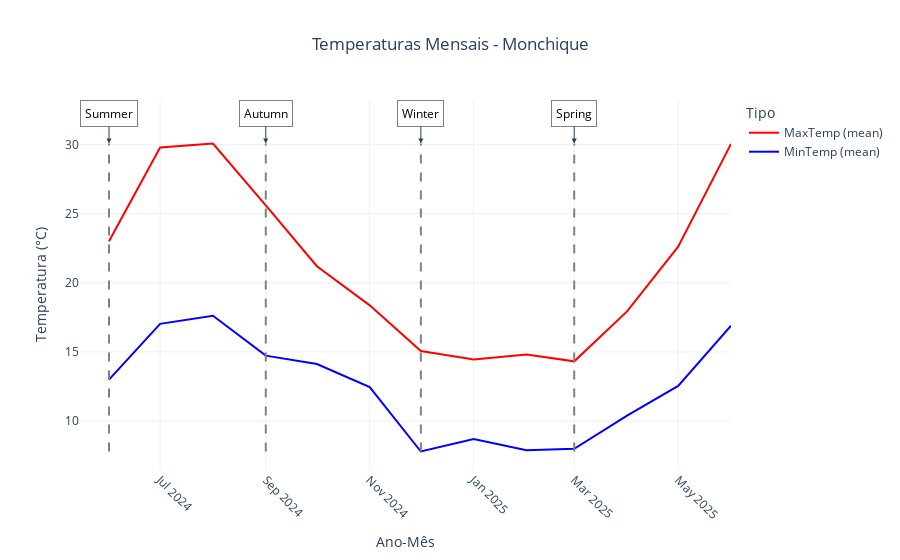
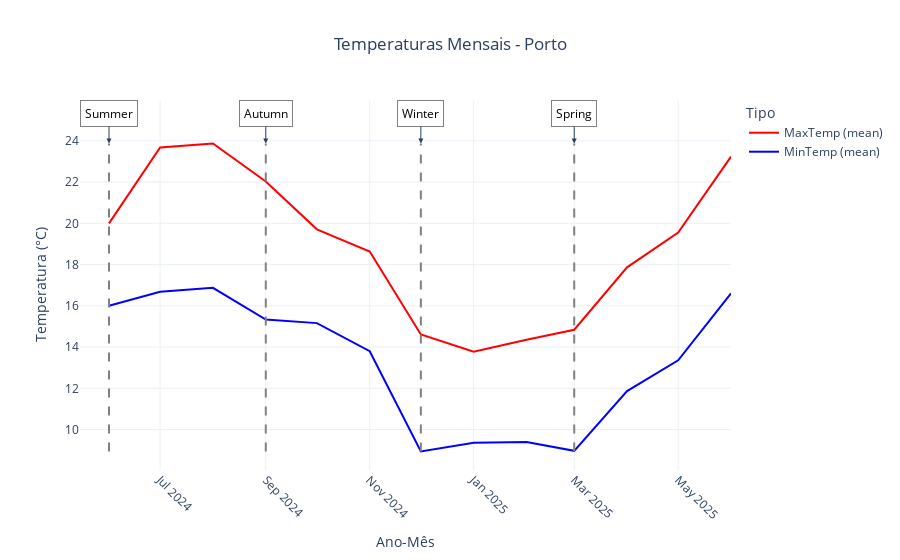
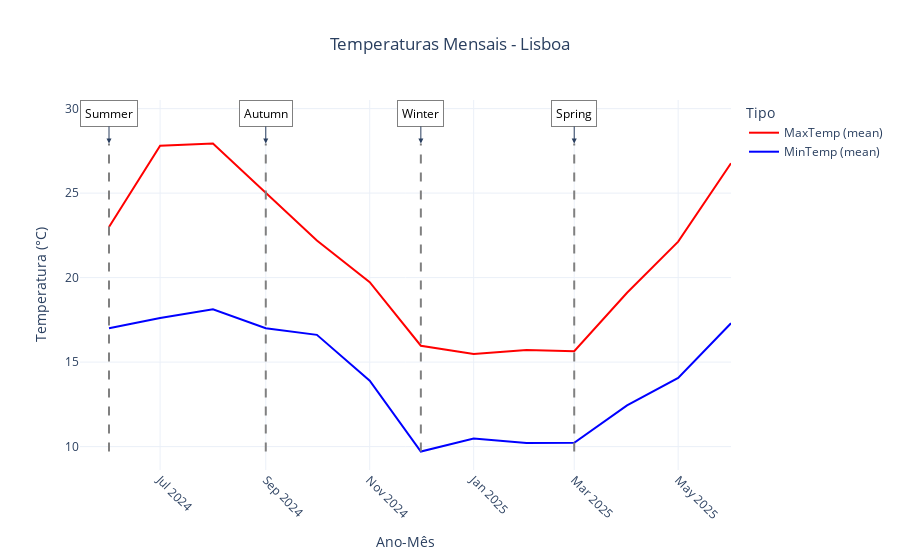
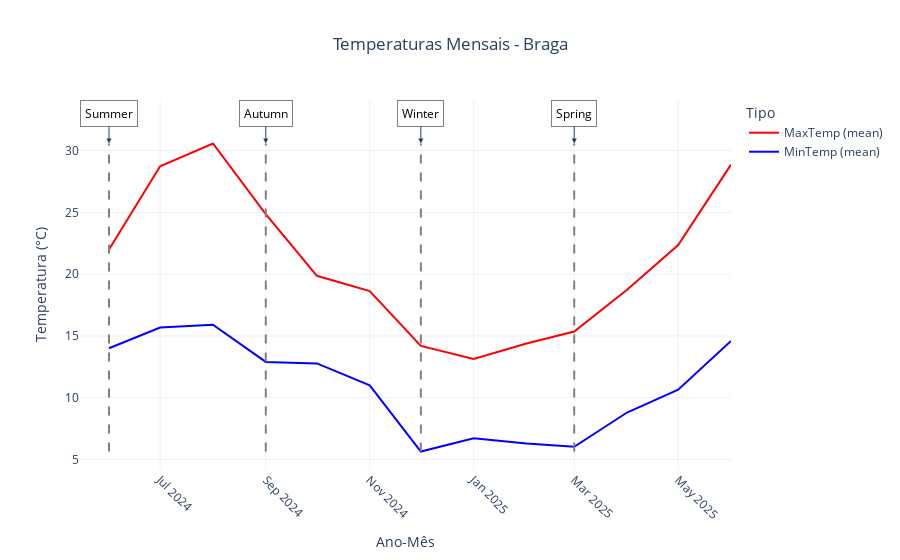

Notebook source saved alongside these figures, in order:
### Code cell
# Exemplo de uso:
cidades_lista = ['Monchique','Porto', 'Lisboa', 'Braga', 'Setubal']
weatherClassifier.plot_temperaturas(cidades_lista, df_resumo_mensal)

### Figure 1 — Plotly figure (JSON) as saved in the notebook; plotly's stock layout.template omitted (floating-point values rounded to 4 significant figures)
{"data": [{"hovertemplate": "Tipo=media_maxtemp<br>Ano-Mês=%{x}<br>Temperatura (°C)=%{y}<extra></extra>", "legendgroup": "media_maxtemp", "line": {"color": "red", "dash": "solid"}, "marker": {"symbol": "circle"}, "mode": "lines", "name": "MaxTemp (mean)", "orientation": "v", "showlegend": true, "type": "scatter", "x": ["2024-06", "2024-07", "2024-08", "2024-09", "2024-10", "2024-11", "2024-12", "2025-01", "2025-02", "2025-03", "2025-04", "2025-05", "2025-06"], "xaxis": "x", "y": [23.0, 29.77, 30.06, 25.6, 21.19, 18.37, 15.06, 14.45, 14.82, 14.32, 17.93, 22.61, 30.03], "yaxis": "y"}, {"hovertemplate": "Tipo=media_mintemp<br>Ano-Mês=%{x}<br>Temperatura (°C)=%{y}<extra></extra>", "legendgroup": "media_mintemp", "line": {"color": "blue", "dash": "solid"}, "marker": {"symbol": "circle"}, "mode": "lines", "name": "MinTemp (mean)", "orientation": "v", "showlegend": true, "type": "scatter", "x": ["2024-06", "2024-07", "2024-08", "2024-09", "2024-10", "2024-11", "2024-12", "2025-01", "2025-02", "2025-03", "2025-04", "2025-05", "2025-06"], "xaxis": "x", "y": [13.0, 17.03, 17.61, 14.73, 14.13, 12.47, 7.806, 8.71, 7.893, 8.0, 10.4, 12.55, 16.9], "yaxis": "y"}], "layout": {"annotations": [{"arrowhead": 2, "ax": 0, "ay": -30, "bgcolor": "white", "bordercolor": "gray", "borderpad": 4, "borderwidth": 1, "font": {"color": "black", "size": 12}, "showarrow": true, "text": "Summer", "x": "2024-06", "y": 30.06}, {"arrowhead": 2, "ax": 0, "ay": -30, "bgcolor": "white", "bordercolor": "gray", "borderpad": 4, "borderwidth": 1, "font": {"color": "black", "size": 12}, "showarrow": true, "text": "Autumn", "x": "2024-09", "y": 30.06}, {"arrowhead": 2, "ax": 0, "ay": -30, "bgcolor": "white", "bordercolor": "gray", "borderpad": 4, "borderwidth": 1, "font": {"color": "black", "size": 12}, "showarrow": true, "text": "Winter", "x": "2024-12", "y": 30.06}, {"arrowhead": 2, "ax": 0, "ay": -30, "bgcolor": "white", "bordercolor": "gray", "borderpad": 4, "borderwidth": 1, "font": {"color": "black", "size": 12}, "showarrow": true, "text": "Spring", "x": "2025-03", "y": 30.06}], "legend": {"title": {"text": "Tipo"}, "tracegroupgap": 0}, "shapes": [{"line": {"color": "gray", "dash": "dash", "width": 2}, "type": "line", "x0": "2024-06", "x1": "2024-06", "xref": "x", "y0": 7.806, "y1": 30.06, "yref": "y"}, {"line": {"color": "gray", "dash": "dash", "width": 2}, "type": "line", "x0": "2024-09", "x1": "2024-09", "xref": "x", "y0": 7.806, "y1": 30.06, "yref": "y"}, {"line": {"color": "gray", "dash": "dash", "width": 2}, "type": "line", "x0": "2024-12", "x1": "2024-12", "xref": "x", "y0": 7.806, "y1": 30.06, "yref": "y"}, {"line": {"color": "gray", "dash": "dash", "width": 2}, "type": "line", "x0": "2025-03", "x1": "2025-03", "xref": "x", "y0": 7.806, "y1": 30.06, "yref": "y"}], "title": {"text": "Temperaturas Mensais - Monchique", "x": 0.5, "xanchor": "center"}, "xaxis": {"anchor": "y", "domain": [0, 1], "tickangle": 45, "title": {"text": "Ano-Mês"}}, "yaxis": {"anchor": "x", "domain": [0, 1], "title": {"text": "Temperatura (°C)"}}}}

### Figure 2 — Plotly figure (JSON) as saved in the notebook; plotly's stock layout.template omitted (floating-point values rounded to 4 significant figures)
{"data": [{"hovertemplate": "Tipo=media_maxtemp<br>Ano-Mês=%{x}<br>Temperatura (°C)=%{y}<extra></extra>", "legendgroup": "media_maxtemp", "line": {"color": "red", "dash": "solid"}, "marker": {"symbol": "circle"}, "mode": "lines", "name": "MaxTemp (mean)", "orientation": "v", "showlegend": true, "type": "scatter", "x": ["2024-06", "2024-07", "2024-08", "2024-09", "2024-10", "2024-11", "2024-12", "2025-01", "2025-02", "2025-03", "2025-04", "2025-05", "2025-06"], "xaxis": "x", "y": [20.0, 23.68, 23.87, 22.03, 19.71, 18.63, 14.61, 13.77, 14.36, 14.84, 17.87, 19.55, 23.23], "yaxis": "y"}, {"hovertemplate": "Tipo=media_mintemp<br>Ano-Mês=%{x}<br>Temperatura (°C)=%{y}<extra></extra>", "legendgroup": "media_mintemp", "line": {"color": "blue", "dash": "solid"}, "marker": {"symbol": "circle"}, "mode": "lines", "name": "MinTemp (mean)", "orientation": "v", "showlegend": true, "type": "scatter", "x": ["2024-06", "2024-07", "2024-08", "2024-09", "2024-10", "2024-11", "2024-12", "2025-01", "2025-02", "2025-03", "2025-04", "2025-05", "2025-06"], "xaxis": "x", "y": [16.0, 16.68, 16.87, 15.33, 15.16, 13.8, 8.935, 9.355, 9.393, 8.968, 11.87, 13.35, 16.6], "yaxis": "y"}], "layout": {"annotations": [{"arrowhead": 2, "ax": 0, "ay": -30, "bgcolor": "white", "bordercolor": "gray", "borderpad": 4, "borderwidth": 1, "font": {"color": "black", "size": 12}, "showarrow": true, "text": "Summer", "x": "2024-06", "y": 23.87}, {"arrowhead": 2, "ax": 0, "ay": -30, "bgcolor": "white", "bordercolor": "gray", "borderpad": 4, "borderwidth": 1, "font": {"color": "black", "size": 12}, "showarrow": true, "text": "Autumn", "x": "2024-09", "y": 23.87}, {"arrowhead": 2, "ax": 0, "ay": -30, "bgcolor": "white", "bordercolor": "gray", "borderpad": 4, "borderwidth": 1, "font": {"color": "black", "size": 12}, "showarrow": true, "text": "Winter", "x": "2024-12", "y": 23.87}, {"arrowhead": 2, "ax": 0, "ay": -30, "bgcolor": "white", "bordercolor": "gray", "borderpad": 4, "borderwidth": 1, "font": {"color": "black", "size": 12}, "showarrow": true, "text": "Spring", "x": "2025-03", "y": 23.87}], "legend": {"title": {"text": "Tipo"}, "tracegroupgap": 0}, "shapes": [{"line": {"color": "gray", "dash": "dash", "width": 2}, "type": "line", "x0": "2024-06", "x1": "2024-06", "xref": "x", "y0": 8.935, "y1": 23.87, "yref": "y"}, {"line": {"color": "gray", "dash": "dash", "width": 2}, "type": "line", "x0": "2024-09", "x1": "2024-09", "xref": "x", "y0": 8.935, "y1": 23.87, "yref": "y"}, {"line": {"color": "gray", "dash": "dash", "width": 2}, "type": "line", "x0": "2024-12", "x1": "2024-12", "xref": "x", "y0": 8.935, "y1": 23.87, "yref": "y"}, {"line": {"color": "gray", "dash": "dash", "width": 2}, "type": "line", "x0": "2025-03", "x1": "2025-03", "xref": "x", "y0": 8.935, "y1": 23.87, "yref": "y"}], "title": {"text": "Temperaturas Mensais - Porto", "x": 0.5, "xanchor": "center"}, "xaxis": {"anchor": "y", "domain": [0, 1], "tickangle": 45, "title": {"text": "Ano-Mês"}}, "yaxis": {"anchor": "x", "domain": [0, 1], "title": {"text": "Temperatura (°C)"}}}}

### Figure 3 — Plotly figure (JSON) as saved in the notebook; plotly's stock layout.template omitted (floating-point values rounded to 4 significant figures)
{"data": [{"hovertemplate": "Tipo=media_maxtemp<br>Ano-Mês=%{x}<br>Temperatura (°C)=%{y}<extra></extra>", "legendgroup": "media_maxtemp", "line": {"color": "red", "dash": "solid"}, "marker": {"symbol": "circle"}, "mode": "lines", "name": "MaxTemp (mean)", "orientation": "v", "showlegend": true, "type": "scatter", "x": ["2024-06", "2024-07", "2024-08", "2024-09", "2024-10", "2024-11", "2024-12", "2025-01", "2025-02", "2025-03", "2025-04", "2025-05", "2025-06"], "xaxis": "x", "y": [23.0, 27.81, 27.94, 25.03, 22.19, 19.73, 15.97, 15.48, 15.71, 15.65, 19.1, 22.13, 26.77], "yaxis": "y"}, {"hovertemplate": "Tipo=media_mintemp<br>Ano-Mês=%{x}<br>Temperatura (°C)=%{y}<extra></extra>", "legendgroup": "media_mintemp", "line": {"color": "blue", "dash": "solid"}, "marker": {"symbol": "circle"}, "mode": "lines", "name": "MinTemp (mean)", "orientation": "v", "showlegend": true, "type": "scatter", "x": ["2024-06", "2024-07", "2024-08", "2024-09", "2024-10", "2024-11", "2024-12", "2025-01", "2025-02", "2025-03", "2025-04", "2025-05", "2025-06"], "xaxis": "x", "y": [17.0, 17.61, 18.13, 17.0, 16.61, 13.9, 9.71, 10.48, 10.21, 10.23, 12.43, 14.06, 17.3], "yaxis": "y"}], "layout": {"annotations": [{"arrowhead": 2, "ax": 0, "ay": -30, "bgcolor": "white", "bordercolor": "gray", "borderpad": 4, "borderwidth": 1, "font": {"color": "black", "size": 12}, "showarrow": true, "text": "Summer", "x": "2024-06", "y": 27.94}, {"arrowhead": 2, "ax": 0, "ay": -30, "bgcolor": "white", "bordercolor": "gray", "borderpad": 4, "borderwidth": 1, "font": {"color": "black", "size": 12}, "showarrow": true, "text": "Autumn", "x": "2024-09", "y": 27.94}, {"arrowhead": 2, "ax": 0, "ay": -30, "bgcolor": "white", "bordercolor": "gray", "borderpad": 4, "borderwidth": 1, "font": {"color": "black", "size": 12}, "showarrow": true, "text": "Winter", "x": "2024-12", "y": 27.94}, {"arrowhead": 2, "ax": 0, "ay": -30, "bgcolor": "white", "bordercolor": "gray", "borderpad": 4, "borderwidth": 1, "font": {"color": "black", "size": 12}, "showarrow": true, "text": "Spring", "x": "2025-03", "y": 27.94}], "legend": {"title": {"text": "Tipo"}, "tracegroupgap": 0}, "shapes": [{"line": {"color": "gray", "dash": "dash", "width": 2}, "type": "line", "x0": "2024-06", "x1": "2024-06", "xref": "x", "y0": 9.71, "y1": 27.94, "yref": "y"}, {"line": {"color": "gray", "dash": "dash", "width": 2}, "type": "line", "x0": "2024-09", "x1": "2024-09", "xref": "x", "y0": 9.71, "y1": 27.94, "yref": "y"}, {"line": {"color": "gray", "dash": "dash", "width": 2}, "type": "line", "x0": "2024-12", "x1": "2024-12", "xref": "x", "y0": 9.71, "y1": 27.94, "yref": "y"}, {"line": {"color": "gray", "dash": "dash", "width": 2}, "type": "line", "x0": "2025-03", "x1": "2025-03", "xref": "x", "y0": 9.71, "y1": 27.94, "yref": "y"}], "title": {"text": "Temperaturas Mensais - Lisboa", "x": 0.5, "xanchor": "center"}, "xaxis": {"anchor": "y", "domain": [0, 1], "tickangle": 45, "title": {"text": "Ano-Mês"}}, "yaxis": {"anchor": "x", "domain": [0, 1], "title": {"text": "Temperatura (°C)"}}}}

### Figure 4 — Plotly figure (JSON) as saved in the notebook; plotly's stock layout.template omitted (floating-point values rounded to 4 significant figures)
{"data": [{"hovertemplate": "Tipo=media_maxtemp<br>Ano-Mês=%{x}<br>Temperatura (°C)=%{y}<extra></extra>", "legendgroup": "media_maxtemp", "line": {"color": "red", "dash": "solid"}, "marker": {"symbol": "circle"}, "mode": "lines", "name": "MaxTemp (mean)", "orientation": "v", "showlegend": true, "type": "scatter", "x": ["2024-06", "2024-07", "2024-08", "2024-09", "2024-10", "2024-11", "2024-12", "2025-01", "2025-02", "2025-03", "2025-04", "2025-05", "2025-06"], "xaxis": "x", "y": [22.0, 28.74, 30.58, 24.87, 19.87, 18.63, 14.19, 13.13, 14.39, 15.35, 18.73, 22.35, 28.87], "yaxis": "y"}, {"hovertemplate": "Tipo=media_mintemp<br>Ano-Mês=%{x}<br>Temperatura (°C)=%{y}<extra></extra>", "legendgroup": "media_mintemp", "line": {"color": "blue", "dash": "solid"}, "marker": {"symbol": "circle"}, "mode": "lines", "name": "MinTemp (mean)", "orientation": "v", "showlegend": true, "type": "scatter", "x": ["2024-06", "2024-07", "2024-08", "2024-09", "2024-10", "2024-11", "2024-12", "2025-01", "2025-02", "2025-03", "2025-04", "2025-05", "2025-06"], "xaxis": "x", "y": [14.0, 15.68, 15.9, 12.9, 12.77, 11.0, 5.645, 6.71, 6.286, 6.032, 8.8, 10.65, 14.6], "yaxis": "y"}], "layout": {"annotations": [{"arrowhead": 2, "ax": 0, "ay": -30, "bgcolor": "white", "bordercolor": "gray", "borderpad": 4, "borderwidth": 1, "font": {"color": "black", "size": 12}, "showarrow": true, "text": "Summer", "x": "2024-06", "y": 30.58}, {"arrowhead": 2, "ax": 0, "ay": -30, "bgcolor": "white", "bordercolor": "gray", "borderpad": 4, "borderwidth": 1, "font": {"color": "black", "size": 12}, "showarrow": true, "text": "Autumn", "x": "2024-09", "y": 30.58}, {"arrowhead": 2, "ax": 0, "ay": -30, "bgcolor": "white", "bordercolor": "gray", "borderpad": 4, "borderwidth": 1, "font": {"color": "black", "size": 12}, "showarrow": true, "text": "Winter", "x": "2024-12", "y": 30.58}, {"arrowhead": 2, "ax": 0, "ay": -30, "bgcolor": "white", "bordercolor": "gray", "borderpad": 4, "borderwidth": 1, "font": {"color": "black", "size": 12}, "showarrow": true, "text": "Spring", "x": "2025-03", "y": 30.58}], "legend": {"title": {"text": "Tipo"}, "tracegroupgap": 0}, "shapes": [{"line": {"color": "gray", "dash": "dash", "width": 2}, "type": "line", "x0": "2024-06", "x1": "2024-06", "xref": "x", "y0": 5.645, "y1": 30.58, "yref": "y"}, {"line": {"color": "gray", "dash": "dash", "width": 2}, "type": "line", "x0": "2024-09", "x1": "2024-09", "xref": "x", "y0": 5.645, "y1": 30.58, "yref": "y"}, {"line": {"color": "gray", "dash": "dash", "width": 2}, "type": "line", "x0": "2024-12", "x1": "2024-12", "xref": "x", "y0": 5.645, "y1": 30.58, "yref": "y"}, {"line": {"color": "gray", "dash": "dash", "width": 2}, "type": "line", "x0": "2025-03", "x1": "2025-03", "xref": "x", "y0": 5.645, "y1": 30.58, "yref": "y"}], "title": {"text": "Temperaturas Mensais - Braga", "x": 0.5, "xanchor": "center"}, "xaxis": {"anchor": "y", "domain": [0, 1], "tickangle": 45, "title": {"text": "Ano-Mês"}}, "yaxis": {"anchor": "x", "domain": [0, 1], "title": {"text": "Temperatura (°C)"}}}}
